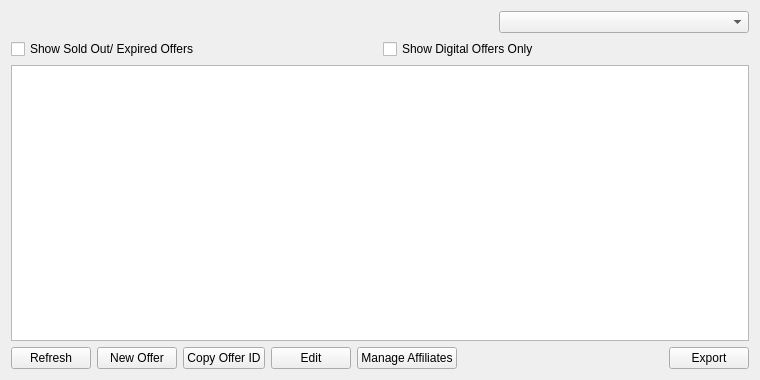
<?xml version="1.0" encoding="UTF-8"?>
<ui version="4.0">
 <class>MyOfferListPage</class>
 <widget class="QWidget" name="MyOfferListPage">
  <property name="geometry">
   <rect>
    <x>0</x>
    <y>0</y>
    <width>760</width>
    <height>380</height>
   </rect>
  </property>
  <property name="windowTitle">
   <string>My Offers</string>
  </property>
  <layout class="QVBoxLayout" name="verticalLayout">
   <item>
    <layout class="QHBoxLayout" name="horizontalLayout_2">
     <item>
      <widget class="QLabel" name="labelExplanation">
       <property name="textFormat">
        <enum>Qt::PlainText</enum>
       </property>
       <property name="wordWrap">
        <bool>true</bool>
       </property>
      </widget>
     </item>
     <item>
      <widget class="QComboBox" name="displayListAlias">
       <property name="maximumSize">
        <size>
         <width>250</width>
         <height>16777215</height>
        </size>
       </property>
      </widget>
     </item>
    </layout>
   </item>
   <item>
    <layout class="QHBoxLayout" name="horizontalLayout_3">
     <item>
      <widget class="QCheckBox" name="soldOutCheck">
       <property name="text">
        <string>Show Sold Out/ Expired Offers</string>
       </property>
      </widget>
     </item>
     <item>
      <widget class="QCheckBox" name="showDigitalOffers">
       <property name="text">
        <string>Show Digital Offers Only</string>
       </property>
      </widget>
     </item>
    </layout>
   </item>
   <item>
    <widget class="QTableView" name="tableView">
     <property name="contextMenuPolicy">
      <enum>Qt::CustomContextMenu</enum>
     </property>
     <property name="toolTip">
      <string/>
     </property>
     <property name="tabKeyNavigation">
      <bool>false</bool>
     </property>
     <property name="alternatingRowColors">
      <bool>true</bool>
     </property>
     <property name="selectionMode">
      <enum>QAbstractItemView::SingleSelection</enum>
     </property>
     <property name="selectionBehavior">
      <enum>QAbstractItemView::SelectRows</enum>
     </property>
     <property name="sortingEnabled">
      <bool>true</bool>
     </property>
     <attribute name="verticalHeaderVisible">
      <bool>false</bool>
     </attribute>
    </widget>
   </item>
   <item>
    <layout class="QHBoxLayout" name="horizontalLayout">
     <item>
      <widget class="QPushButton" name="refreshButton">
       <property name="maximumSize">
        <size>
         <width>16777215</width>
         <height>48</height>
        </size>
       </property>
       <property name="toolTip">
        <string>Refresh your list of offers</string>
       </property>
       <property name="text">
        <string>Refresh</string>
       </property>
      </widget>
     </item>
     <item>
      <widget class="QPushButton" name="newOffer">
       <property name="toolTip">
        <string>Create a new offer</string>
       </property>
       <property name="text">
        <string>New Offer</string>
       </property>
      </widget>
     </item>
     <item>
      <widget class="QPushButton" name="copyOffer">
       <property name="toolTip">
        <string>Copy the currently selected offer to the system clipboard</string>
       </property>
       <property name="text">
        <string>Copy Offer ID</string>
       </property>
      </widget>
     </item>
     <item>
      <widget class="QPushButton" name="editButton">
       <property name="toolTip">
        <string>Edit selected offer</string>
       </property>
       <property name="text">
        <string>Edit</string>
       </property>
      </widget>
     </item>
     <item>
      <widget class="QPushButton" name="whitelistButton">
       <property name="toolTip">
        <string>Manage affiliates for this offer</string>
       </property>
       <property name="text">
        <string>Manage Affiliates</string>
       </property>
      </widget>
     </item>
     <item>
      <spacer name="horizontalSpacer">
       <property name="orientation">
        <enum>Qt::Horizontal</enum>
       </property>
       <property name="sizeHint" stdset="0">
        <size>
         <width>40</width>
         <height>20</height>
        </size>
       </property>
      </spacer>
     </item>
     <item>
      <widget class="QPushButton" name="exportButton">
       <property name="toolTip">
        <string>Export the data in the current tab to a file</string>
       </property>
       <property name="text">
        <string>Export</string>
       </property>
      </widget>
     </item>
    </layout>
   </item>
  </layout>
 </widget>
 <resources>
  <include location="../gtacoin.qrc"/>
 </resources>
 <connections/>
</ui>
